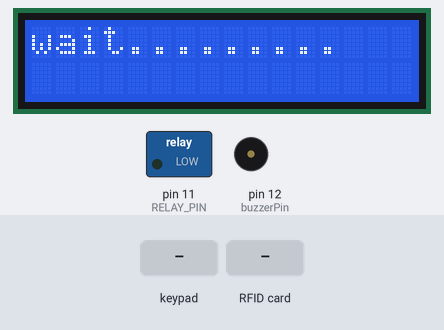
A sketch run on a simulated Arduino Mega 2560, built with avr-gcc and run on an emulated ATmega2560. On the bench: 16×2 character LCD, switched loads named in the sketch (green lamp = pin HIGH), buzzer (waves = sounding). Inputs (shaded band) come from the test bench. Pins used as bus, display or sensor lines are not drawn.

Above: at 5.2 s.
8.4 s: key '*' pressed
At 9.2 s:
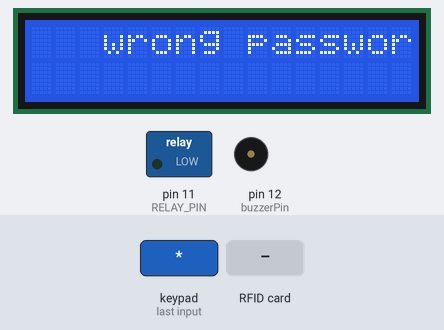
11.4 s: RFID card 13 8E 7F FA held to the reader
At 13.3 s:
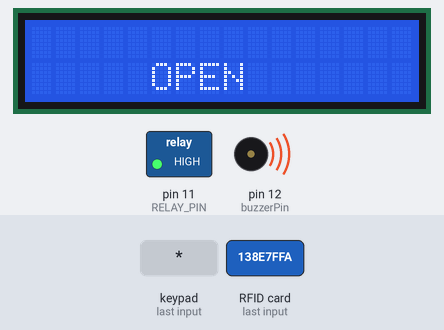
14.4 s: keypad keys 1 0 1 4 A B C * pressed 0.4 s apart
At 18.1 s:
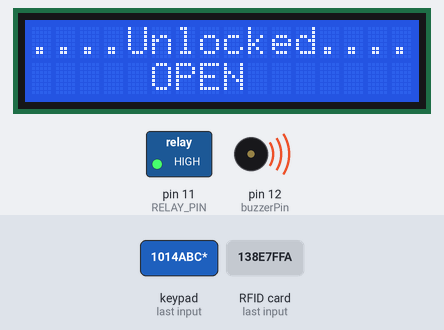
20.2 s: RFID card 5E 7A 19 C4 held to the reader
At 21.8 s:
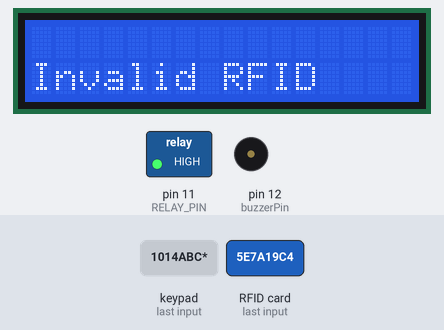
23.2 s: keypad keys 1 3 9 7 2 2 2 * pressed 0.4 s apart
29.4 s: RFID card 5E 7A 19 C4 held to the reader
At 31.8 s:
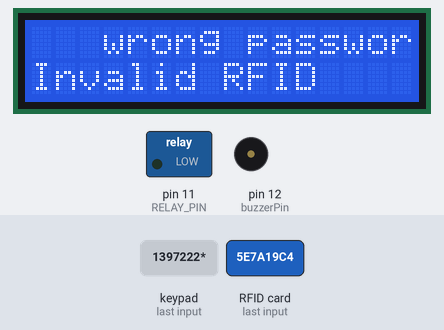
Timing chart, 0 to 33.3 s (numbered marks = the images above; inputs shaded):
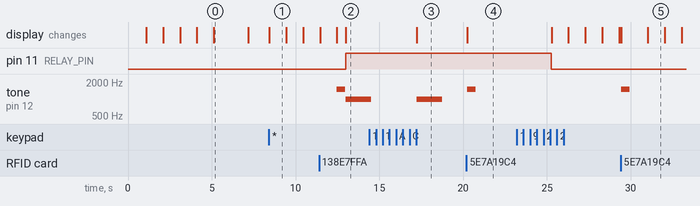

The sketch:

DOOOR_LOC_RFID1_OK.ino
```cpp
#include <Wire.h>
#include <LiquidCrystal_I2C.h>
#include <Keypad.h>
#include <Servo.h>
#include <SPI.h>
#include <MFRC522.h>

#define SS_PIN 53
#define RST_PIN 9

const int numRows = 4;
const int numCols = 4;
char k[numRows][numCols] = {
  {'1','2','3','A'},
  {'4','5','6','B'},
  {'7','8','9','C'},
  {'*','0','#','D'}
};
byte rowPins[numRows] = {44,42,40,38};
byte colPins[numCols] = {36,34,32,30};
const int buzzerPin = 12; // 蜂鸣器引脚
const int RELAY_PIN = 11; // 电磁锁控制引脚

Keypad myKeypad = Keypad(makeKeymap(k), rowPins, colPins, numRows, numCols);
LiquidCrystal_I2C lcd(0x27, 16, 2);
MFRC522 mfrc522(SS_PIN, RST_PIN);

const String password = "1014ABC";
String in_pass;
bool unlocked = false;
unsigned long unlockTime = 0;
unsigned long buzzStartTime = 0;

void setup() {
  lcd.init();
  lcd.backlight();
  lcd.setCursor(0, 0);
  lcd.print("    welcome!    ");
  delay(1000);
  lcd.setCursor(0, 1);
  lcd.print(" UNLOCK ");
  delay(1000);
  lcd.clear();
  lcd.setCursor(0, 0);
  lcd.print("PZ password");
  delay(1000);
  lcd.setCursor(0, 1);
  lcd.print("wait & '*' !");
  delay(1000);
  lcd.clear();
  delay(1000);
  lcd.setCursor(0, 0);
  lcd.print("wait.........");
  delay(2000);
  lcd.clear();

  pinMode(RELAY_PIN, OUTPUT);
  digitalWrite(RELAY_PIN, LOW);

  pinMode(buzzerPin, OUTPUT);
  digitalWrite(buzzerPin, LOW);

  SPI.begin();
  mfrc522.PCD_Init();
}

void loop() {
  char keypressed = myKeypad.getKey();
  if (keypressed != NO_KEY) {
    lcd.setCursor(0, 0);
    if (keypressed == '*') {
      if (password == in_pass) {
        lcd.print("....Unlocked....");
        unlocked = true;
        digitalWrite(RELAY_PIN, HIGH);
        lcd.setCursor(0, 1);
        lcd.print("     OPEN      ");
        unlockTime = millis();
        buzzStartTime = millis();
        tone(buzzerPin, 1000);
      } else {
        lcd.setCursor(0, 0);
        lcd.print("   wrong password!    ");
        delay(1000);
        lcd.setCursor(0, 1);
        lcd.print(" Try again ");
        delay(1000);
        lcd.clear();
        lcd.setCursor(0, 0);
        lcd.print("PZ password");
        delay(1000);
        lcd.setCursor(0, 1);
        lcd.print("thenpress '*' !");
        delay(1000);
        lcd.clear();
        in_pass = "";
        tone(buzzerPin, 1500);
        delay(500);
        noTone(buzzerPin);
      }
    } else {
      in_pass += keypressed;
    }
  }

  if (unlocked) {
    digitalWrite(RELAY_PIN, HIGH);
  }

  if (unlocked && (millis() - unlockTime >= 8000)) {
    digitalWrite(RELAY_PIN, LOW);
    unlocked = false;
    noTone(buzzerPin);
    lcd.clear();
    lcd.setCursor(0, 0);
    lcd.print("    welcome!    ");
    delay(1000);
    lcd.setCursor(0, 1);
    lcd.print(" UNLOCK ");
    delay(1000);
    lcd.clear();
    lcd.setCursor(0, 0);
    lcd.print("PZ password");
    delay(1000);
    lcd.setCursor(0, 1);
    lcd.print("wait & '*' !");
    delay(1000);
    lcd.clear();
    in_pass = "";
  }

  if (unlocked && (millis() - buzzStartTime >= 1500)) {
    noTone(buzzerPin);
  }

  if (mfrc522.PICC_IsNewCardPresent() && mfrc522.PICC_ReadCardSerial()) {
    String uid = getUID();
    if (uid == "13 8E 7F FA") { // Change this to your RFID tag's UID
      lcd.clear();
      lcd.setCursor(0, 1);
      lcd.print("RFID Access");
      unlockDoor();
    } else {
      lcd.clear();
      lcd.setCursor(0, 1);
      lcd.print("Invalid RFID");
      tone(buzzerPin, 1500);
      delay(500);
      noTone(buzzerPin);
    }
    delay(1000);
  }
}

String getUID() {
  String content= "";
  byte letter;
  for (byte i = 0; i < mfrc522.uid.size; i++)
  {
     content.concat(String(mfrc522.uid.uidByte[i] < 0x10 ? " 0" : " "));
     content.concat(String(mfrc522.uid.uidByte[i], HEX));
  }
  content.toUpperCase();
  return content.substring(1);
}

void unlockDoor() {
  unlocked = true;
  digitalWrite(RELAY_PIN, HIGH); //
    lcd.setCursor(0, 1);
  lcd.print("     OPEN      ");
  unlockTime = millis(); // 記錄解鎖時間
  buzzStartTime = millis(); // 記錄蜂鳴器開始時間
  tone(buzzerPin, 1000); // 播放 1kHz 的聲音
}
```

Measured:
- after the input at 8.4 s, the display: changes at once (image 1)
- after the input at 11.4 s, pin 11 (RELAY_PIN): LOW → HIGH after 1.6 s; the display: first differs from a run without the input after 1.6 s (image 2)
- after the input at 14.4 s, the display: changes after 2.8 s (image 3)
- after the input at 20.2 s, tone on pin 12 (buzzerPin): silent → 1500 Hz at once, → silent 0.50 s later; the display: changes at once (image 4)
- after the input at 29.4 s, tone on pin 12 (buzzerPin): silent → 1500 Hz at once, → silent 0.50 s later; the display: first changes at once (image 5 shows a later state)
- what the display in image 0 shows lasts 2.1 s, from 5.1 s to 7.2 s
- what the display in image 1 shows lasts 1.0 s, from 8.4 s to 9.4 s
